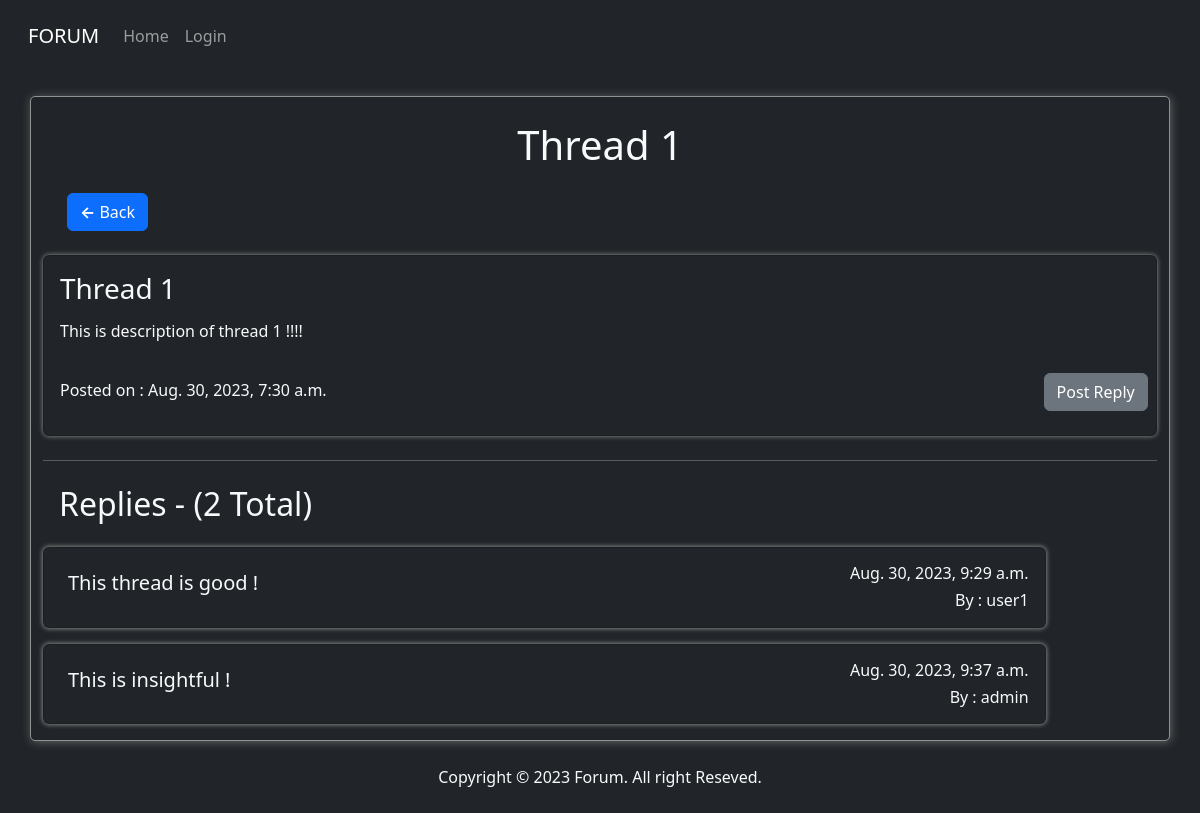
Screenshot of /thread/1 with the database file from the repository.
### forumapp/models.py (models this page shows, shortened)
class Thread(models.Model):
    title = models.CharField(max_length=40)
    description = models.CharField(max_length=100)
    date_created = models.DateTimeField(auto_now_add=True)

class Reply(models.Model):
    thread = models.ForeignKey(Thread, on_delete=models.CASCADE)
    user = models.ForeignKey(User, on_delete=models.CASCADE)
    message = models.TextField()
    date_created = models.DateTimeField(auto_now_add=True)

### forumapp/views.py (the view)
# urls.py: path('thread/<int:thread_id>',views.thread,name='thread')
def thread(request, thread_id):
    the_thread = Thread.objects.get(pk=thread_id)
    if request.method == 'POST':
        form = ReplyForm(request.POST)
        if form.is_valid():
            reply = form.save(commit=False)
            reply.thread = the_thread
            reply.user = request.user
            reply.save()
            return redirect('thread', thread_id=the_thread.id)
    else:
        form = ReplyForm()
    return render(request, 'forumapp/thread.html',{'form':form, 'thread':the_thread})

### templates/forumapp/thread.html (shortened to what this page needs)
{% extends 'forumapp/base.html' %}
{% block body %}
<div class="container my-container my-4 bg-dark">
    <center>
        <h1 class="my-4 text-light">{{ thread.title }}</h1>
    </center>
    <p>
        <a class="btn btn-primary mx-4" type="button" href="{% url 'index' %}">
            <strong>&larr;</strong> Back
        </a>
    </p>
    <div class="card my-4 bg-dark text-light" style="width: 100%;box-shadow: 0px 0px 5px 0px rgb(150,150,150);">
        <div class="card-body">
            <h3 class="card-title">{{ thread.title }}</h3>
            <h6 class="card-text mb-4 mt-3">{{ thread.description }}</h6>
            <span>Posted on : {{ thread.date_created }}</span>
            <a href="#post-reply" class="btn btn-secondary my-2" style="position: relative; right:-66%;">Post Reply</a>
        </div>
    </div>
    <hr class="text-light my-4">
    <h2 class="my-4 mx-3 text-light">Replies - ({{ thread.reply_set.count }} Total)</h2>
    {% for reply in thread.reply_set.all %}
    <div class="card mb-3 bg-dark text-light" style="max-width: 90%; box-shadow: 0px 0px 4px 1px grey">
        <div class="row g-0">
            <div class="col-md-4" style="display: flex; justify-items:center; align-items:center">
                <h5 class="mx-4">{{ reply.message }}</h5>
            </div>
            <div class="col-md-8">
                <div class="card-body">
                    <h6 class="card-text" style="text-align: right;">{{ reply.date_created }}</h6>
                    <h6 class="card-text" style="text-align: right;">By : {{ reply.user.username }} </h6>
                </div>
            </div>
        </div>
    </div>
    {% endfor %}
</div>
<footer class="text-light mb-4">
    <center>Copyright &copy; 2023 Forum. All right Reseved.</center>
</footer>
{% endblock %}

### static/forumapp/css/style.css (style rules this page uses)
.my-container { border: 1px solid rgb(145, 145, 145); box-shadow: 1px 1px 10px 0px rgb(100, 100, 100); border-radius: 5px; }

### rows the page displays
Thread: title "Thread 1", description "This is description of thread 1 !!!!", date_created "Aug. 30, 2023, 7:30 a.m.", reply_set.count "2"
Reply: message "This thread is good !", date_created "Aug. 30, 2023, 9:29 a.m.", user.username "user1"
Reply: message "This is insightful !", date_created "Aug. 30, 2023, 9:37 a.m.", user.username "admin"
